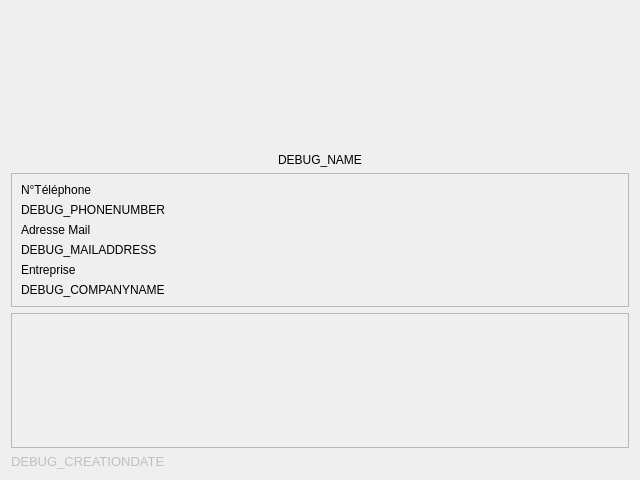
<?xml version="1.0" encoding="UTF-8"?>
<ui version="4.0">
 <class>ContactInfo</class>
 <widget class="QWidget" name="ContactInfo">
  <property name="geometry">
   <rect>
    <x>0</x>
    <y>0</y>
    <width>640</width>
    <height>480</height>
   </rect>
  </property>
  <property name="windowTitle">
   <string>Form</string>
  </property>
  <layout class="QVBoxLayout" name="verticalLayout">
   <item>
    <widget class="QFrame" name="frame_2">
     <property name="frameShape">
      <enum>QFrame::NoFrame</enum>
     </property>
     <property name="frameShadow">
      <enum>QFrame::Plain</enum>
     </property>
     <layout class="QHBoxLayout" name="horizontalLayout">
      <property name="spacing">
       <number>0</number>
      </property>
      <property name="leftMargin">
       <number>0</number>
      </property>
      <property name="topMargin">
       <number>0</number>
      </property>
      <property name="rightMargin">
       <number>0</number>
      </property>
      <property name="bottomMargin">
       <number>0</number>
      </property>
      <item>
       <widget class="QPushButton" name="photoButton">
        <property name="sizePolicy">
         <sizepolicy hsizetype="Minimum" vsizetype="MinimumExpanding">
          <horstretch>0</horstretch>
          <verstretch>0</verstretch>
         </sizepolicy>
        </property>
        <property name="maximumSize">
         <size>
          <width>150</width>
          <height>150</height>
         </size>
        </property>
        <property name="text">
         <string/>
        </property>
        <property name="flat">
         <bool>true</bool>
        </property>
       </widget>
      </item>
     </layout>
    </widget>
   </item>
   <item>
    <widget class="QLabel" name="nameLabel">
     <property name="text">
      <string>DEBUG_NAME</string>
     </property>
     <property name="alignment">
      <set>Qt::AlignCenter</set>
     </property>
    </widget>
   </item>
   <item>
    <widget class="QFrame" name="frame">
     <property name="frameShape">
      <enum>QFrame::StyledPanel</enum>
     </property>
     <property name="frameShadow">
      <enum>QFrame::Raised</enum>
     </property>
     <layout class="QVBoxLayout" name="verticalLayout_2">
      <item>
       <widget class="QLabel" name="label">
        <property name="text">
         <string>N°Téléphone</string>
        </property>
       </widget>
      </item>
      <item>
       <widget class="QLabel" name="phoneNumberLabel">
        <property name="text">
         <string>DEBUG_PHONENUMBER</string>
        </property>
       </widget>
      </item>
      <item>
       <widget class="QLabel" name="label_2">
        <property name="text">
         <string>Adresse Mail</string>
        </property>
       </widget>
      </item>
      <item>
       <widget class="QLabel" name="mailAddressLabel">
        <property name="text">
         <string>DEBUG_MAILADDRESS</string>
        </property>
       </widget>
      </item>
      <item>
       <widget class="QLabel" name="label_3">
        <property name="text">
         <string>Entreprise</string>
        </property>
       </widget>
      </item>
      <item>
       <widget class="QLabel" name="companyNameLabel">
        <property name="text">
         <string>DEBUG_COMPANYNAME</string>
        </property>
       </widget>
      </item>
     </layout>
    </widget>
   </item>
   <item>
    <widget class="QScrollArea" name="scrollArea">
     <property name="toolTip">
      <string>Clic Droit pour ajouter une interaction</string>
     </property>
     <property name="widgetResizable">
      <bool>true</bool>
     </property>
     <widget class="QWidget" name="scrollAreaWidgetContents">
      <property name="geometry">
       <rect>
        <x>0</x>
        <y>0</y>
        <width>620</width>
        <height>117</height>
       </rect>
      </property>
     </widget>
    </widget>
   </item>
   <item>
    <widget class="QLabel" name="creationDateLabel">
     <property name="font">
      <font>
       <pointsize>10</pointsize>
      </font>
     </property>
     <property name="styleSheet">
      <string notr="true">color: rgb(192, 191, 188);</string>
     </property>
     <property name="text">
      <string>DEBUG_CREATIONDATE</string>
     </property>
    </widget>
   </item>
  </layout>
 </widget>
 <resources/>
 <connections/>
</ui>
